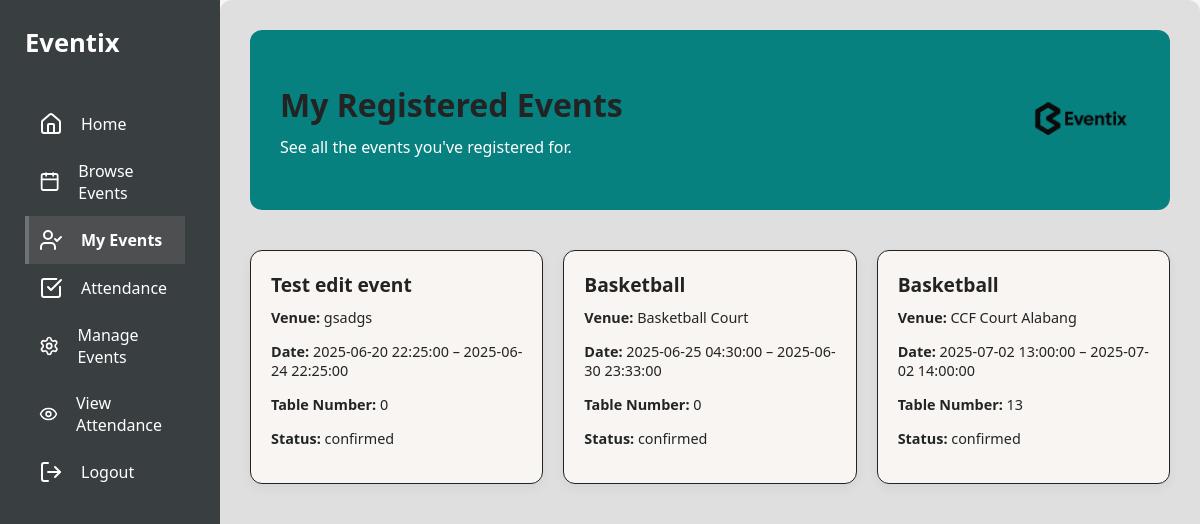
The app's page /eventsys/codes/php/my_events.php (signed in) with its own data.
### tables this page shows
CREATE TABLE `registration` (
  `registration_id` int(11) NOT NULL,
  `user_id` int(11) DEFAULT NULL,
  `event_id` int(11) DEFAULT NULL,
  `registration_date` datetime DEFAULT current_timestamp(),
  `status` varchar(50) DEFAULT 'confirmed',
  `table_number` int(11) NOT NULL
);

CREATE TABLE `event` (
  `event_id` int(11) NOT NULL,
  `title` varchar(255) NOT NULL,
  `description` text DEFAULT NULL,
  `start_time` datetime NOT NULL,
  `end_time` datetime NOT NULL,
  `venue_id` int(11) DEFAULT NULL,
  `organizer_id` int(11) DEFAULT NULL,
  `capacity` int(11) DEFAULT NULL,
  `price` decimal(10,2) DEFAULT NULL,
  `created_at` datetime DEFAULT current_timestamp(),
  `category_id` int(11) DEFAULT NULL
);

CREATE TABLE `venue` (
  `venue_id` int(11) NOT NULL,
  `name` varchar(255) NOT NULL,
  `address` varchar(255) DEFAULT NULL,
  `city` varchar(100) DEFAULT NULL,
  `capacity` int(11) DEFAULT NULL
);

### eventsys/codes/php/my_events.php (the view, shortened to what this page needs)
<?php
include('../includes/db.php');
$user_id = $_SESSION['user_id'];
$query = "
SELECT e.title, e.start_time, e.end_time, v.name AS venue, r.registration_date, r.table_number, r.status
FROM registration r
JOIN event e ON r.event_id = e.event_id
JOIN venue v ON e.venue_id = v.venue_id
WHERE r.user_id = ?
ORDER BY e.start_time
";
$stmt = $conn->prepare($query);
$stmt->bind_param("i", $user_id);
$stmt->execute();
$result = $stmt->get_result();
?>
<!DOCTYPE html>
<html lang="en">
<head>
    <link rel="stylesheet" href="../css/style.css">
</head>
<body class="dashboard-layout">
<?php include('sidebar.php'); ?>
<main class="main-content">
    <header class="banner">
        <div>
            <h1>My Registered Events</h1>
            <p>See all the events you've registered for.</p>
        </div>
        <img src="../assets/eventix-logo.png" alt="Eventix logo" />
    </header>
    <section class="grid-section">
        <?php if ($result->num_rows > 0): ?>
            <?php while ($row = $result->fetch_assoc()): ?>
                <div class="card">
                    <h3><?= htmlspecialchars($row['title']) ?></h3>
                    <p><strong>Venue:</strong> <?= htmlspecialchars($row['venue']) ?></p>
                    <p><strong>Date:</strong> <?= $row['start_time'] ?> – <?= $row['end_time'] ?></p>
                    <p><strong>Table Number:</strong> <?= $row['table_number']?></p>
                    <p><strong>Status:</strong> <?= $row['status'] ?></p>
                </div>
            <?php endwhile; ?>
        <?php else: ?>
            <p>You haven’t registered for any events yet.</p>
        <?php endif; ?>
    </section>
</main>
</body>
</html>

### eventsys/codes/css/style.css (style rules this page uses)
:root { --color-bg: #f8f5f2; --color-headline: #232323; --color-paragraph: #222525; --color-button: #078080; --color-button-text: #232323; --color-stroke: #232323; --color-main: #ffffff; --color-highlight: #078080; --color-secondary: #f45d48; --color-tertiary: #f8f5f2; }
.card { background: var(--color-tertiary); transition: background 0.3s ease; }
.sidebar, .banner, input, select, textarea, button { transition: background 0.3s ease, color 0.3s ease; }
* { margin: 0; padding: 0; box-sizing: border-box; }
body { margin: 0; background: var(--color-bg); color: var(--color-paragraph); font-family: 'Poppins', sans-serif; }
.dashboard-layout { display: flex; font-family: 'Segoe UI', sans-serif; background: var(--color-bg); color: var(--color-paragraph); }
.main-content { flex-grow: 1; padding: 30px; background-color: #dfdfdf; color: #1b1c1d; border-radius: 12px; }
.banner { display: flex; justify-content: space-between; align-items: center; background: var(--color-highlight); color: var(--color-main); border-radius: 12px; padding: 30px; margin-bottom: 40px; }
.banner h1 { font-size: 2rem; margin-bottom: 10px; color: var(--color-headline); }
.banner p { color: var(--color-main); font-size: 1rem; }
.banner img { height: 120px; }
.grid-section { display: grid; grid-template-columns: repeat(auto-fill, minmax(240px, 1fr)); gap: 20px; }
.card { background: #fff; border-radius: 12px; padding: 20px; box-shadow: 0 4px 12px rgba(0, 0, 0, 0.05); transition: transform 0.2s ease; }
.card h3 { font-size: 1.2rem; margin-bottom: 10px; color: var(--color-headline); }
.card p { font-size: 0.9rem; margin-bottom: 15px; color: var(--color-paragraph); }
.card, .event-card, .form-container, .card.welcome { background: var(--color-tertiary); color: var(--color-headline); border: 1px solid var(--color-stroke); }
h1, h2, .banner h1 { color: var(--color-headline); }

### records on screen
registration: event.title "Test edit event", venue.name "gsadgs", event.start_time "2025-06-20 22:25:00", event.end_time "2025-06-24 22:25:00", table_number "0", status "confirmed"
registration: event.title "Basketball", venue.name "Basketball Court", event.start_time "2025-06-25 04:30:00", event.end_time "2025-06-30 23:33:00", table_number "0", status "confirmed"
registration: event.title "Basketball", venue.name "CCF Court Alabang", event.start_time "2025-07-02 13:00:00", event.end_time "2025-07-02 14:00:00", table_number "13", status "confirmed"
